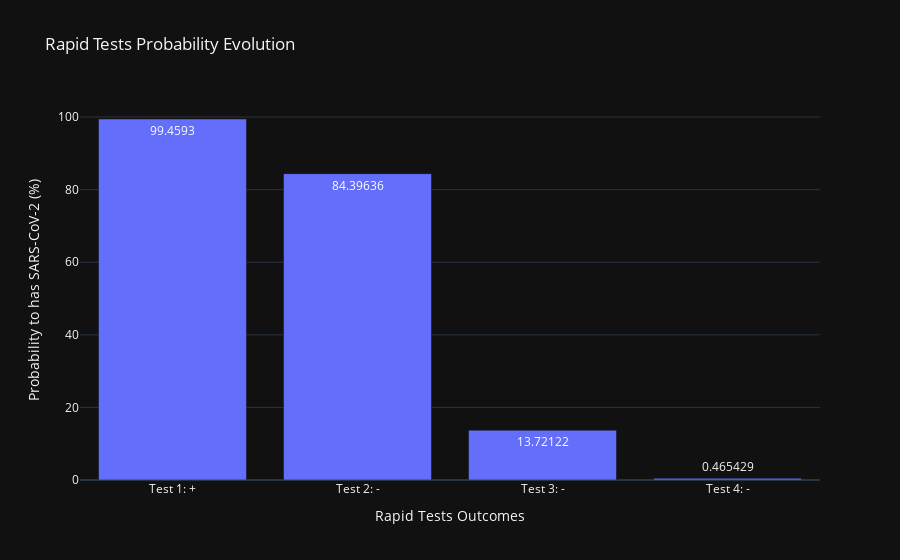

This figure's notebook cell:
### Code cell
import plotly.express as px

test_cases = ['Test 1: +', 'Test 2: -', 'Test 3: -', 'Test 4: -']
test_results = [positive_test] + negative_tests
test_results_prc = [p*100 for p in test_results]
fig = px.bar(x=test_cases,
             y=test_results_prc,
             title='Rapid Tests Probability Evolution',
             text_auto=True,
             template='plotly_dark')

fig.update_xaxes(title_text='Rapid Tests Outcomes')
fig.update_yaxes(title_text='Probability to has SARS-CoV-2 (%)')
fig.show()

### Figure 1 — Plotly figure (JSON) as saved in the notebook; plotly's stock layout.template omitted (floating-point values rounded to 4 significant figures)
{"data": [{"alignmentgroup": "True", "hovertemplate": "x=%{x}<br>y=%{y}<extra></extra>", "legendgroup": "", "marker": {"color": "#636efa", "pattern": {"shape": ""}}, "name": "", "offsetgroup": "", "orientation": "v", "showlegend": false, "textposition": "auto", "texttemplate": "%{y}", "type": "bar", "x": ["Test 1: +", "Test 2: -", "Test 3: -", "Test 4: -"], "xaxis": "x", "y": [99.46, 84.4, 13.72, 0.4654], "yaxis": "y"}], "layout": {"barmode": "relative", "legend": {"tracegroupgap": 0}, "title": {"text": "Rapid Tests Probability Evolution"}, "xaxis": {"anchor": "y", "domain": [0, 1], "title": {"text": "Rapid Tests Outcomes"}}, "yaxis": {"anchor": "x", "domain": [0, 1], "title": {"text": "Probability to has SARS-CoV-2 (%)"}}}}
